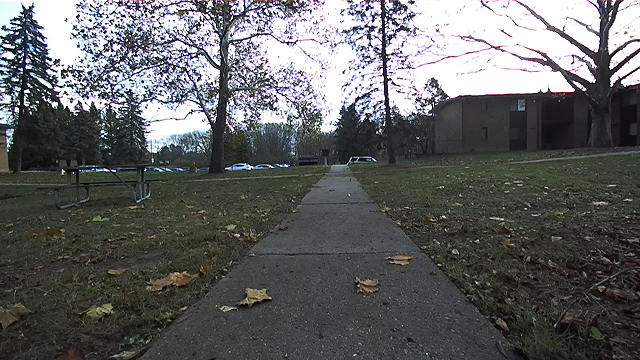
#> input picture example_images/image.png, 640 x 360 px
$ python generate_example_image.py
#> lines starting #> are read from the running program, lines starting #| are printed output that depends on the picture
import matplotlib.pyplot as plt
import matplotlib.patches as patches
from PIL import Image


temp_img = Image.open('image.png')
#> temp_img is the input picture: PIL image 640x360 RGB; mean R, G, B 97.6, 98.7, 99.6
image = temp_img.resize((640, 384))
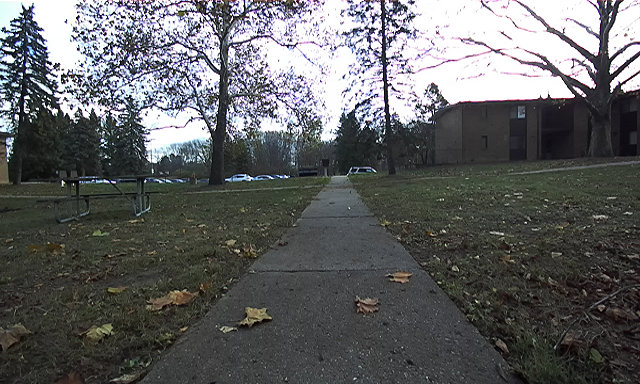
#> image: PIL image 640x384 RGB; mean R, G, B 97.5, 98.6, 99.5

figure, ax = plt.subplots()

ax.imshow(image)

# forward box [250:391, 250:321]
forward = patches.Rectangle((250, 250), 140, 70, linewidth=2, edgecolor='red', facecolor='none', label='forward')

# rotate box [160:481, 270:311]
rotate = patches.Rectangle((160, 270), 320, 40, linewidth=2, edgecolor='blue', facecolor='none', label='rotate')

# right box [440:641, 100:281]
right = patches.Rectangle((440, 100), 200, 180, linewidth=2, edgecolor='darkgoldenrod', facecolor='none', label='right')

# left box [0:201, 100:281]
left = patches.Rectangle((1, 100), 200, 180, linewidth=2, edgecolor='mediumorchid', facecolor='none', label='left')


ax.add_patch(forward)
ax.add_patch(rotate)
ax.add_patch(right)
ax.add_patch(left)

# plt.legend(loc='upper right')

# plt.show()

plt.savefig('example_image.png')
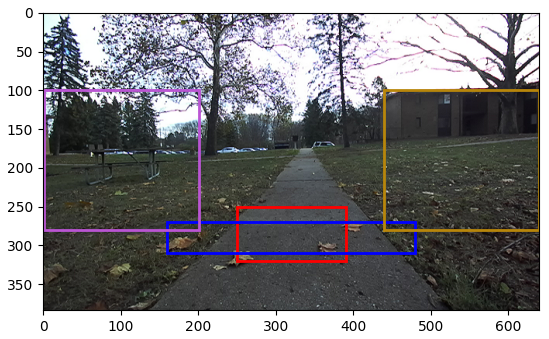
#> figure drawn by matplotlib, 1 panel
